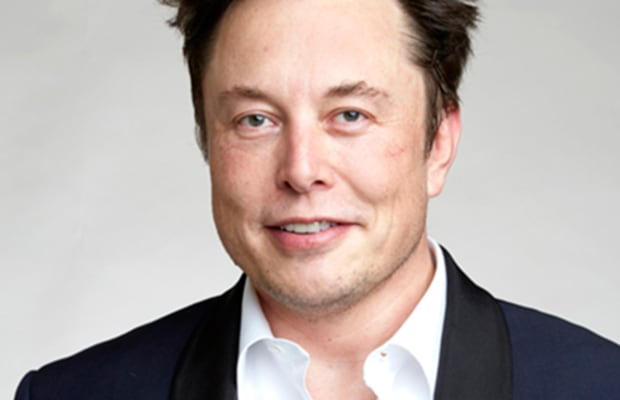
#> input picture faces/Elon Musk/1.jpg, 620 x 400 px, found by its file name; its folder holds only this picture in this run
$ python faces_train.py
#> lines starting #> are read from the running program, lines starting #| are printed output that depends on the picture
import os
import cv2 as cv
import numpy as np
people=['Elon Musk','Jeff Bezos']
DIR=r'D:\opencv\faces'
harr_cascade=cv.CascadeClassifier('haar_face.xml')
features=[]
labels=[]
def create_train():
    for person in people:
        path=os.path.join(DIR,person)
        label=people.index(person)

        for img in os.listdir(path):
            img_path=os.path.join(path,img)
            img_array=cv.imread(img_path)
#> img_array is the input picture: shape (400, 620, 3); mean B, G, R 166.1, 170.4, 183
            gray=cv.cvtColor(img_array,cv.COLOR_BGR2GRAY)
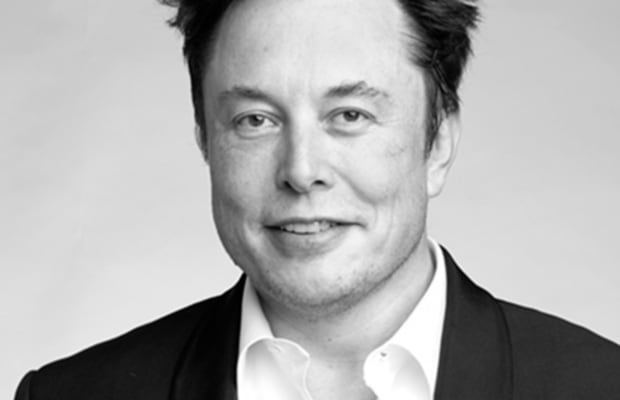
#> gray: shape (400, 620); min 0, max 255, mean 173.7

            faces_rect=harr_cascade.detectMultiScale(gray,scaleFactor=1.1,minNeighbors=3)
#> faces_rect = [[180, 21, 252, 252]]

            for (x,y,w,h) in faces_rect:
                faces_roi=gray[y:y+h,x:x+w] #y:height ,x:width
                features.append(faces_roi)
                labels.append(label)
#> this loop made 1 pass
#> pass 1, in create_train, `faces_roi=gray[y:y+h,x:x+w]`:
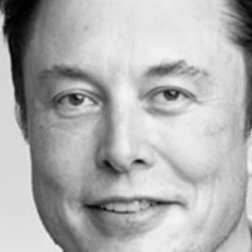
#> faces_roi: shape (252, 252); min 0, max 245, mean 175.8
#> after the loop, features = 1 item; labels = [0]
#> pass 2 of the loop in create_train, `for person in people:`:
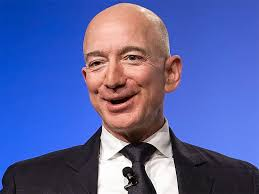
#> input picture faces/Jeff Bezos/1.jpeg, 259 x 194 px, found by its file name
#> in create_train, img_array is the input picture: shape (194, 259, 3); mean B, G, R 161.9, 98, 86.5
#> in create_train, `gray=cv.cvtColor(img_array,cv.COLOR_BGR2GRAY)`:
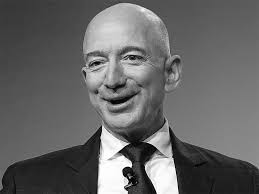
#> gray: shape (194, 259); min 0, max 255, mean 101.9
#> faces_rect = [[67, 21, 97, 97]]
#> the loop in create_train, `for (x,y,w,h) in faces_rect:` made 1 pass
#> pass 1, in create_train, `faces_roi=gray[y:y+h,x:x+w]`:
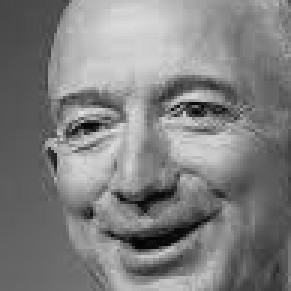
#> faces_roi: shape (97, 97) (shown 3 times larger); min 2, max 226, mean 127.9
#> after the loop in create_train, `for (x,y,w,h) in faces_rect:`: features = 2 items; labels = [0, 1]

create_train()
face_recognizer=cv.face.LBPHFaceRecognizer_create()
features=np.array(features,dtype='object')
labels=np.array(labels)
face_recognizer.train(features,labels)
np.save('features.npy',features)
np.save('labels.npy',labels)
face_recognizer.save('face_trained.yml')
